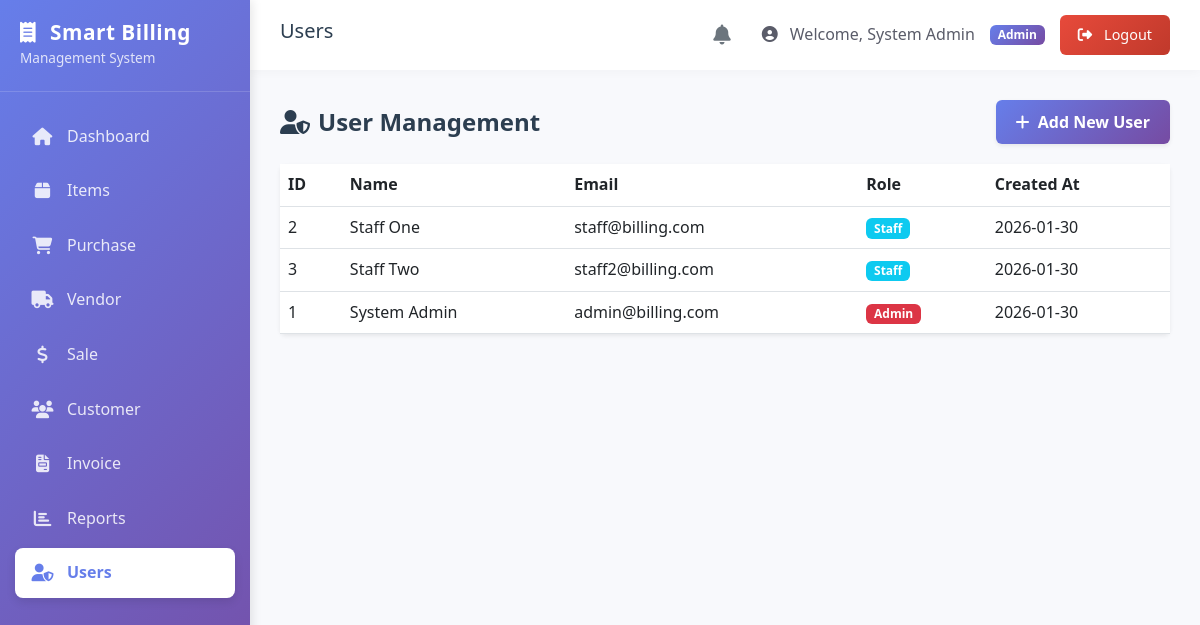
Before: /admin/users.php (signed in) with the older database file.
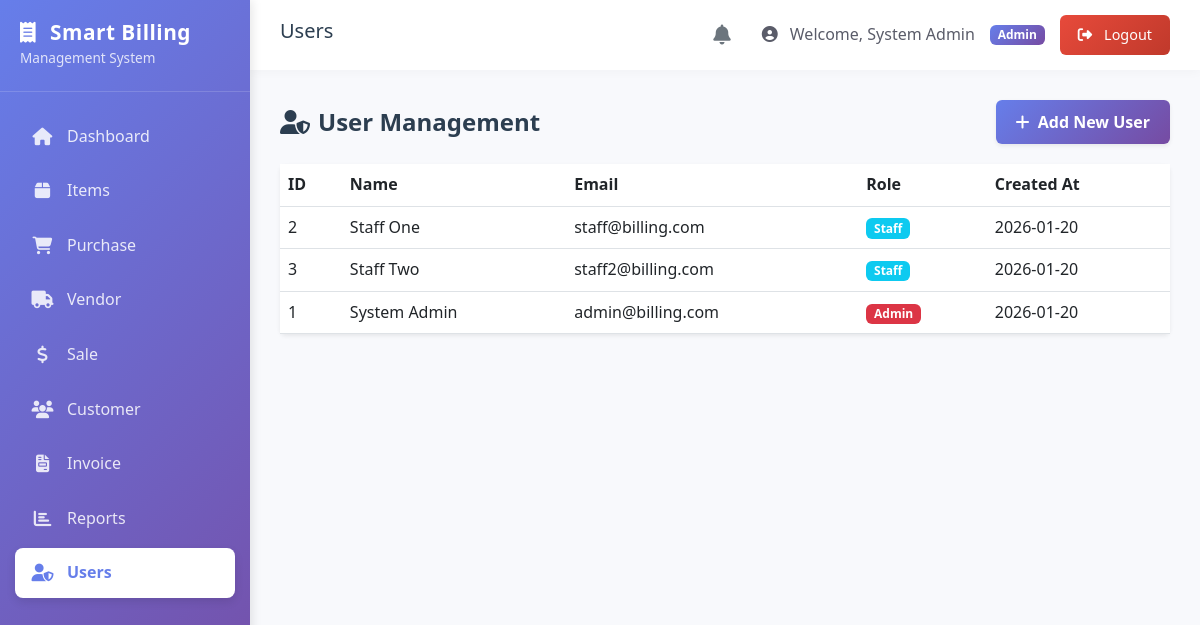
After: the same page with the newer database file.
### tables this page shows
CREATE TABLE `users` (
  `id` int(11) NOT NULL AUTO_INCREMENT,
  `name` varchar(100) NOT NULL,
  `email` varchar(100) NOT NULL,
  `password` varchar(255) NOT NULL,
  `role` enum('admin','staff') NOT NULL DEFAULT 'staff',
  `created_at` timestamp NOT NULL DEFAULT current_timestamp(),
  PRIMARY KEY (`id`),
  UNIQUE KEY `email` (`email`)
);

### admin/users.php (the view, shortened to what this page needs)
<?php
require_once '../config/db.php';
$users = $conn->query("SELECT * FROM users ORDER BY name ASC");
include '../includes/header.php';
?>
<?php include '../includes/sidebar.php'; ?>
<main class="main-content">
    <?php include '../includes/topnav.php'; ?>
    <div class="content-body">
        <div class="page-header">
            <h4><i class="fas fa-user-shield me-2"></i>User Management</h4>
            <a href="add_user.php" class="btn btn-primary shadow-sm">
                <i class="fas fa-plus me-1"></i> Add New User
            </a>
        </div>
        <div class="card shadow-sm border-0">
            <div class="card-body p-0">
                <table class="table table-hover mb-0">
                    <thead class="bg-light">
                        <tr>
                            <th>ID</th>
                            <th>Name</th>
                            <th>Email</th>
                            <th>Role</th>
                            <th>Created At</th>
                        </tr>
                    </thead>
                    <tbody>
                        <?php while ($u = $users->fetch_assoc()): ?>
                            <tr>
                                <td>
                                    <?= $u['id']; ?>
                                </td>
                                <td>
                                    <?= htmlspecialchars($u['name']); ?>
                                </td>
                                <td>
                                    <?= htmlspecialchars($u['email']); ?>
                                </td>
                                <td>
                                    <?php if ($u['role'] === 'admin'): ?>
                                        <span class="badge bg-danger">Admin</span>
                                    <?php else: ?>
                                        <span class="badge bg-info">Staff</span>
                                    <?php endif; ?>
                                </td>
                                <td>
                                    <?= date('Y-m-d', strtotime($u['created_at'])); ?>
                                </td>
                            </tr>
                        <?php endwhile; ?>
                    </tbody>
                </table>
            </div>
        </div>
    </div>
</main>
<?php include '../includes/footer.php'; ?>

Changed rows visible on the page:
changed users "Staff One": created_at "2026-01-30" → "2026-01-20"
changed users "Staff Two": created_at "2026-01-30" → "2026-01-20"
changed users "System Admin": created_at "2026-01-30" → "2026-01-20"
